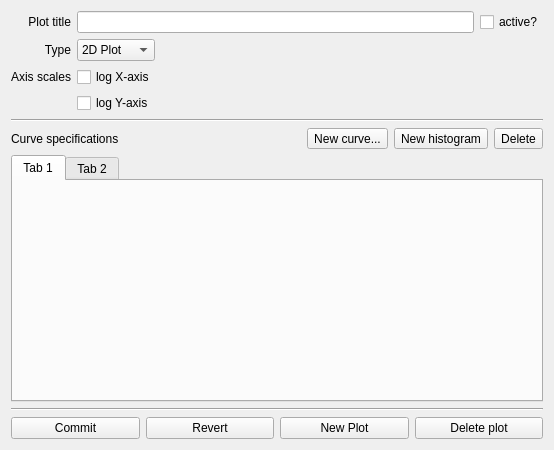
<ui version="4.0" >
<comment> Begin CVS Header </comment>
<comment>   $Source: /fs/turing/cvs/copasi_dev/cvs_admin/addHeader,v $ </comment>
<comment>   $Revision: 1.11 $ </comment>
<comment>   $Name:  $ </comment>
<comment>   $Author: shoops $ </comment>
<comment>   $Date: 2009/07/14 11:09:51 $ </comment>
<comment> End CVS Header </comment>

<comment> Copyright (C) 2008 by Pedro Mendes, Virginia Tech Intellectual </comment>
<comment> Properties, Inc., EML Research, gGmbH, University of Heidelberg, </comment>
<comment> and The University of Manchester. </comment>
<comment> All rights reserved. </comment>

 <comment> All rights reserved. </comment>
 <class>PlotSubwidget</class>
 <widget class="CopasiWidget" name="PlotSubwidget" >
  <property name="geometry" >
   <rect>
    <x>0</x>
    <y>0</y>
    <width>554</width>
    <height>450</height>
   </rect>
  </property>
  <property name="windowTitle" >
   <string>Form</string>
  </property>
  <layout class="QGridLayout" name="PlotWidget1Layout" >
   <item row="0" column="0" >
    <widget class="QLabel" name="labelTitle" >
     <property name="text" >
      <string>Plot title</string>
     </property>
     <property name="alignment" >
      <set>Qt::AlignRight|Qt::AlignTrailing|Qt::AlignVCenter</set>
     </property>
    </widget>
   </item>
   <item row="0" column="1" colspan="2" >
    <layout class="QHBoxLayout" name="layoutTitle" >
     <item>
      <widget class="QLineEdit" name="titleLineEdit" />
     </item>
     <item>
      <widget class="QCheckBox" name="activeCheckBox" >
       <property name="text" >
        <string>active?</string>
       </property>
      </widget>
     </item>
    </layout>
   </item>
   <item row="1" column="0" >
    <widget class="QLabel" name="labelType" >
     <property name="text" >
      <string>Type</string>
     </property>
     <property name="alignment" >
      <set>Qt::AlignRight|Qt::AlignTrailing|Qt::AlignVCenter</set>
     </property>
    </widget>
   </item>
   <item row="1" column="1" >
    <widget class="QComboBox" name="comboType" >
     <item>
      <property name="text" >
       <string>2D Plot</string>
      </property>
     </item>
    </widget>
   </item>
   <item row="2" column="0" >
    <widget class="QLabel" name="labelScale" >
     <property name="text" >
      <string>Axis scales</string>
     </property>
     <property name="alignment" >
      <set>Qt::AlignRight|Qt::AlignTrailing|Qt::AlignVCenter</set>
     </property>
    </widget>
   </item>
   <item row="2" column="1" >
    <widget class="QCheckBox" name="checkLogX" >
     <property name="text" >
      <string>log X-axis</string>
     </property>
    </widget>
   </item>
   <item row="3" column="1" >
    <widget class="QCheckBox" name="checkLogY" >
     <property name="text" >
      <string>log Y-axis</string>
     </property>
    </widget>
   </item>
   <item row="4" column="0" colspan="3" >
    <widget class="Line" name="line1" >
     <property name="orientation" >
      <enum>Qt::Horizontal</enum>
     </property>
    </widget>
   </item>
   <item row="5" column="0" colspan="2" >
    <widget class="QLabel" name="labelCurves" >
     <property name="text" >
      <string>Curve specifications</string>
     </property>
    </widget>
   </item>
   <item row="5" column="2" >
    <layout class="QHBoxLayout" name="layoutCurves" >
     <item>
      <spacer name="spacerCurves" >
       <property name="orientation" >
        <enum>Qt::Horizontal</enum>
       </property>
       <property name="sizeHint" stdset="0" >
        <size>
         <width>40</width>
         <height>20</height>
        </size>
       </property>
      </spacer>
     </item>
     <item>
      <widget class="QToolButton" name="addCurveButton" >
       <property name="text" >
        <string>New curve...</string>
       </property>
      </widget>
     </item>
     <item>
      <widget class="QToolButton" name="addHistoButton" >
       <property name="text" >
        <string>New histogram</string>
       </property>
      </widget>
     </item>
     <item>
      <widget class="QToolButton" name="deleteCurveButton" >
       <property name="text" >
        <string>Delete</string>
       </property>
      </widget>
     </item>
    </layout>
   </item>
   <item row="6" column="0" colspan="3" >
    <widget class="QTabWidget" name="tabs" >
     <property name="usesScrollButtons" >
      <bool>true</bool>
     </property>
     <widget class="QWidget" name="tab" >
      <attribute name="title" >
       <string>Tab 1</string>
      </attribute>
     </widget>
     <widget class="QWidget" name="tab_2" >
      <attribute name="title" >
       <string>Tab 2</string>
      </attribute>
     </widget>
    </widget>
   </item>
   <item row="7" column="0" colspan="3" >
    <widget class="Line" name="lineButton" >
     <property name="orientation" >
      <enum>Qt::Horizontal</enum>
     </property>
    </widget>
   </item>
   <item row="8" column="0" colspan="3" >
    <layout class="QHBoxLayout" name="layoutButtons" >
     <item>
      <widget class="QPushButton" name="startPlotButton" >
       <property name="text" >
        <string>Commit</string>
       </property>
      </widget>
     </item>
     <item>
      <widget class="QPushButton" name="resetButton" >
       <property name="text" >
        <string>Revert</string>
       </property>
      </widget>
     </item>
     <item>
      <widget class="QPushButton" name="addPlotButton" >
       <property name="text" >
        <string>New Plot</string>
       </property>
      </widget>
     </item>
     <item>
      <widget class="QPushButton" name="deletePlotButton" >
       <property name="text" >
        <string>Delete plot</string>
       </property>
      </widget>
     </item>
    </layout>
   </item>
  </layout>
 </widget>
 <customwidgets>
  <customwidget>
   <class>CopasiWidget</class>
   <extends>QWidget</extends>
   <header>copasi/UI/copasiWidget.h</header>
   <container>1</container>
  </customwidget>
 </customwidgets>
 <resources/>
 <connections>
  <connection>
   <sender>addCurveButton</sender>
   <signal>clicked()</signal>
   <receiver>PlotSubwidget</receiver>
   <slot>addCurveSlot()</slot>
   <hints>
    <hint type="sourcelabel" >
     <x>338</x>
     <y>159</y>
    </hint>
    <hint type="destinationlabel" >
     <x>283</x>
     <y>139</y>
    </hint>
   </hints>
  </connection>
  <connection>
   <sender>addHistoButton</sender>
   <signal>clicked()</signal>
   <receiver>PlotSubwidget</receiver>
   <slot>addHistoSlot()</slot>
   <hints>
    <hint type="sourcelabel" >
     <x>416</x>
     <y>158</y>
    </hint>
    <hint type="destinationlabel" >
     <x>400</x>
     <y>138</y>
    </hint>
   </hints>
  </connection>
  <connection>
   <sender>deleteCurveButton</sender>
   <signal>clicked()</signal>
   <receiver>PlotSubwidget</receiver>
   <slot>removeCurve()</slot>
   <hints>
    <hint type="sourcelabel" >
     <x>515</x>
     <y>154</y>
    </hint>
    <hint type="destinationlabel" >
     <x>521</x>
     <y>140</y>
    </hint>
   </hints>
  </connection>
  <connection>
   <sender>startPlotButton</sender>
   <signal>clicked()</signal>
   <receiver>PlotSubwidget</receiver>
   <slot>commitPlot()</slot>
   <hints>
    <hint type="sourcelabel" >
     <x>107</x>
     <y>415</y>
    </hint>
    <hint type="destinationlabel" >
     <x>41</x>
     <y>401</y>
    </hint>
   </hints>
  </connection>
  <connection>
   <sender>resetButton</sender>
   <signal>clicked()</signal>
   <receiver>PlotSubwidget</receiver>
   <slot>resetPlot()</slot>
   <hints>
    <hint type="sourcelabel" >
     <x>172</x>
     <y>414</y>
    </hint>
    <hint type="destinationlabel" >
     <x>174</x>
     <y>398</y>
    </hint>
   </hints>
  </connection>
  <connection>
   <sender>addPlotButton</sender>
   <signal>clicked()</signal>
   <receiver>PlotSubwidget</receiver>
   <slot>addPlot()</slot>
   <hints>
    <hint type="sourcelabel" >
     <x>357</x>
     <y>416</y>
    </hint>
    <hint type="destinationlabel" >
     <x>356</x>
     <y>398</y>
    </hint>
   </hints>
  </connection>
  <connection>
   <sender>deletePlotButton</sender>
   <signal>clicked()</signal>
   <receiver>PlotSubwidget</receiver>
   <slot>deletePlot()</slot>
   <hints>
    <hint type="sourcelabel" >
     <x>477</x>
     <y>414</y>
    </hint>
    <hint type="destinationlabel" >
     <x>514</x>
     <y>399</y>
    </hint>
   </hints>
  </connection>
  <connection>
   <sender>comboType</sender>
   <signal>activated(int)</signal>
   <receiver>PlotSubwidget</receiver>
   <slot>typeChanged()</slot>
   <hints>
    <hint type="sourcelabel" >
     <x>156</x>
     <y>64</y>
    </hint>
    <hint type="destinationlabel" >
     <x>252</x>
     <y>63</y>
    </hint>
   </hints>
  </connection>
 </connections>
 <slots>
  <slot>addCurveSlot()</slot>
  <slot>addHistoSlot()</slot>
  <slot>removeCurve()</slot>
  <slot>commitPlot()</slot>
  <slot>deletePlot()</slot>
  <slot>addPlot()</slot>
  <slot>resetPlot()</slot>
  <slot>typeChanged()</slot>
 </slots>
</ui>
